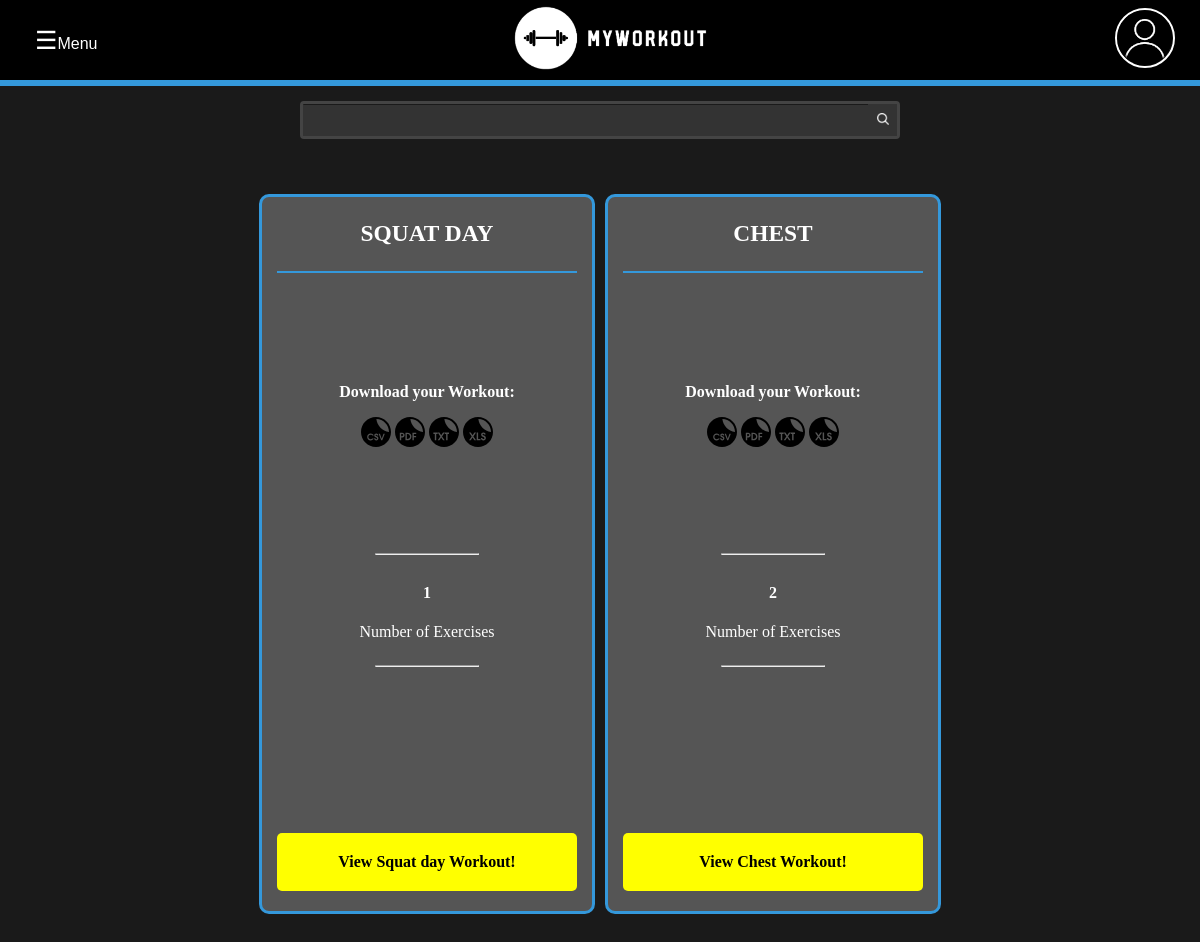
/workout/ (signed in), run on an earlier commit of the app's database.
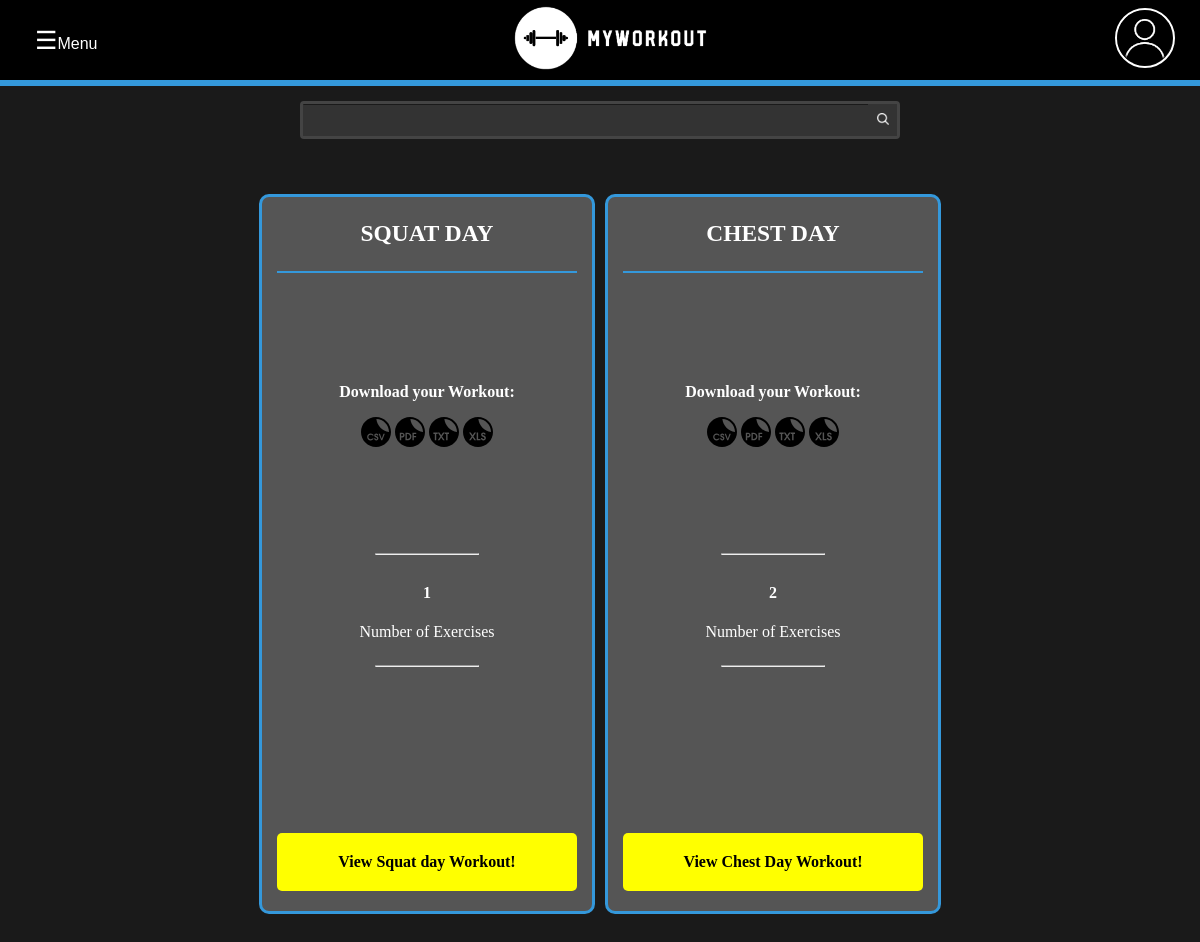
And on a later commit of the database.
### workout/models.py (models this page shows, shortened)
class Workout(models.Model):
    name = models.CharField("Workout name", max_length=50, blank=True)
    set_exercise_relationships = models.ManyToManyField(SetExerciseRelationship,
                                                        blank=True)
    user = models.ForeignKey(User, on_delete=models.CASCADE, default=None)
    slug = models.SlugField(unique=True, blank=True)
    def get_absolute_url(self):
        return reverse('workout:myworkout', kwargs={"slug": self.slug})
    def get_total_exercises(self):
        unique_exercises = set()
        for relationship in self.set_exercise_relationships.all():
            unique_exercises.add(relationship.exercise)
        return len(unique_exercises)

class SetExerciseRelationship(models.Model):
    exercise = models.ForeignKey(Exercise, on_delete=models.CASCADE)
    sets = models.IntegerField("Qty of Sets", default=1)
    initial_margin_expected_reps = models.IntegerField("Min. of reps: (opcional)",
                                                       null=True, blank=True)
    final_margin_expected_reps = models.IntegerField("Max. of reps: (opcional)",
                                                     null=True, blank=True)
    user = models.ForeignKey(User, on_delete=models.CASCADE, default=None)

class Exercise(models.Model):
    EXERCISE_DIFFICULTY = (
        ("E", "Easy"),
        ("M", "Medium"),
        ("H", "Hard",),
    )
    RES_PROFILE = (
        ("Unk", "Unknown"),
        ("Asc", "Ascending"),
        ("Dow", "Downward"),
    )
    cover = models.FileField(upload_to="images/exercises/%Y/%m/%d/",
                             validators=[FileExtensionValidator(['svg'])])
    name = models.CharField("Exercise name", max_length=120)
    description = models.TextField("Exercise description")
    difficulty = models.CharField("Select the difficulty", max_length=1,
                                  choices=EXERCISE_DIFFICULTY)
    muscles = models.ManyToManyField("Muscle", related_name="Muscle",
                                     blank=True)
    muscle_group = models.ManyToManyField("MuscleGroup",
                                          related_name="MuscleGroup")
    slug = models.SlugField(unique=True, default="")
    resistance_profile = models.CharField("Resistance profile",
                                          choices=RES_PROFILE,
                                          max_length=3,
                                          blank=True)
    is_dumbell = models.BooleanField(default=False)
    is_barbell = models.BooleanField(default=False)
    is_cable = models.BooleanField(default=False)
    is_machine = models.BooleanField(default=False)
    sets = models.IntegerField("Number of sets", blank=True, default=0)
    steps = models.TextField("Steps", blank=True)
    class Meta:
        ordering = ['name']

### workout/views/crud.py (the view)
# urls.py: path('', views.myworkouts, name="myworkouts"),
def myworkouts(request):
    myworkouts = models.Workout.objects.filter(user=request.user)
    context = {
        'workouts': myworkouts,
        'is_myworkouts': True,
        "title": "My Workouts - ",
    }
    return render(request, "user/myworkout/myworkouts.html", context)

### templates/user/myworkout/myworkouts.html (shortened to what this page needs)
{% extends "base.html" %}
{% load static %}
{% block content %}
    <main class="main-content">
        {% if is_myworkouts %}
            <section class="main-content-cards">
                {% for workout in workouts %}
                <article class=" main-content-cards card">
                    <header class="card-title">
                        <h1>{{workout.name}}</h1>
                    </header>
                    <ul class="card-downloads">
                    <p><b>Download your Workout:</b></p>
                        <li>
                            <a href="">
                                <img class="card-downloads-icons"
                                    src="{%static "img/icons/file-formats/csv.svg"%}"
                                    alt=""
                                    title="Download your workout as CSV file.">
                            </a>
                        </li>
                        <li>
                            <a href="{% url "workout:download-pdf" workout.slug%}">
                                <img class="card-downloads-icons"
                                    src="{%static "img/icons/file-formats/pdf.svg"%}"
                                    alt=""
                                    title="Download your workout as PDF file.">
                            </a>
                        </li>
                        <li>
                            <a href="">
                                <img class="card-downloads-icons"
                                    src="{%static "img/icons/file-formats/txt.svg"%}"
                                    alt=""
                                    title="Download your workout as TXT file.">
                            </a>
                        </li>
                        <li>
                            <a href="{% url "workout:download-xls" workout.slug%}">
                                <img class="card-downloads-icons"
                                    src="{%static "img/icons/file-formats/xls.svg"%}"
                                    alt=""
                                    title="Download your workout as Excel(XLS) file.">
                            </a>
                        </li>
                    </ul>
                    <div class="card-section">
                        <hr class="section-break">
                        <div>
                            <h4>{{workout.get_total_exercises}}</h4>
                            <p>Number of Exercises</p>
                        </div>
                        <hr class="section-break">
                    </div>
                    <a href="{{workout.get_absolute_url}}" class="card-cta"><b>View {{workout.name}} Workout!</b></a>
                </article>
                {% endfor %}
            </section>
        {% endif %}
    </main>
{% endblock content %}

What changed in the data, as far as the page shows it:
removed Workout: name "CHEST", get_total_exercises "2", name "Chest"
added Workout: name "CHEST DAY", get_total_exercises "2", name "Chest Day"
